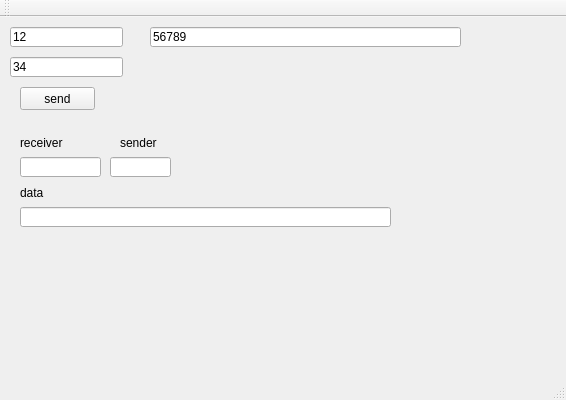
<?xml version="1.0" encoding="UTF-8"?>
<ui version="4.0">
 <class>boostSeriportClass</class>
 <widget class="QMainWindow" name="boostSeriportClass">
  <property name="geometry">
   <rect>
    <x>0</x>
    <y>0</y>
    <width>566</width>
    <height>400</height>
   </rect>
  </property>
  <property name="windowTitle">
   <string>boostSeriport</string>
  </property>
  <widget class="QWidget" name="centralWidget">
   <widget class="QPushButton" name="pushButton">
    <property name="geometry">
     <rect>
      <x>20</x>
      <y>70</y>
      <width>75</width>
      <height>23</height>
     </rect>
    </property>
    <property name="text">
     <string>send</string>
    </property>
   </widget>
   <widget class="QLineEdit" name="lineEdit_senddata">
    <property name="geometry">
     <rect>
      <x>150</x>
      <y>10</y>
      <width>311</width>
      <height>20</height>
     </rect>
    </property>
    <property name="text">
     <string>56789</string>
    </property>
   </widget>
   <widget class="QLabel" name="label">
    <property name="geometry">
     <rect>
      <x>20</x>
      <y>120</y>
      <width>54</width>
      <height>12</height>
     </rect>
    </property>
    <property name="text">
     <string>receiver</string>
    </property>
   </widget>
   <widget class="QLineEdit" name="lineEdit_sender">
    <property name="geometry">
     <rect>
      <x>10</x>
      <y>10</y>
      <width>113</width>
      <height>20</height>
     </rect>
    </property>
    <property name="text">
     <string>12</string>
    </property>
   </widget>
   <widget class="QLineEdit" name="lineEdit_receiver">
    <property name="geometry">
     <rect>
      <x>10</x>
      <y>40</y>
      <width>113</width>
      <height>20</height>
     </rect>
    </property>
    <property name="text">
     <string>34</string>
    </property>
   </widget>
   <widget class="QLabel" name="label_2">
    <property name="geometry">
     <rect>
      <x>120</x>
      <y>120</y>
      <width>54</width>
      <height>12</height>
     </rect>
    </property>
    <property name="text">
     <string>sender</string>
    </property>
   </widget>
   <widget class="QLabel" name="label_3">
    <property name="geometry">
     <rect>
      <x>20</x>
      <y>170</y>
      <width>54</width>
      <height>12</height>
     </rect>
    </property>
    <property name="text">
     <string>data</string>
    </property>
   </widget>
   <widget class="QLineEdit" name="lineEdit_recvrer">
    <property name="geometry">
     <rect>
      <x>20</x>
      <y>140</y>
      <width>81</width>
      <height>20</height>
     </rect>
    </property>
   </widget>
   <widget class="QLineEdit" name="lineEdit_revsender">
    <property name="geometry">
     <rect>
      <x>110</x>
      <y>140</y>
      <width>61</width>
      <height>20</height>
     </rect>
    </property>
   </widget>
   <widget class="QLineEdit" name="lineEdit_revdata">
    <property name="geometry">
     <rect>
      <x>20</x>
      <y>190</y>
      <width>371</width>
      <height>20</height>
     </rect>
    </property>
   </widget>
  </widget>
  <widget class="QMenuBar" name="menuBar">
   <property name="geometry">
    <rect>
     <x>0</x>
     <y>0</y>
     <width>566</width>
     <height>23</height>
    </rect>
   </property>
  </widget>
  <widget class="QToolBar" name="mainToolBar">
   <attribute name="toolBarArea">
    <enum>TopToolBarArea</enum>
   </attribute>
   <attribute name="toolBarBreak">
    <bool>false</bool>
   </attribute>
  </widget>
  <widget class="QStatusBar" name="statusBar"/>
 </widget>
 <layoutdefault spacing="6" margin="11"/>
 <resources>
  <include location="boostSeriport.qrc"/>
 </resources>
 <connections/>
</ui>
